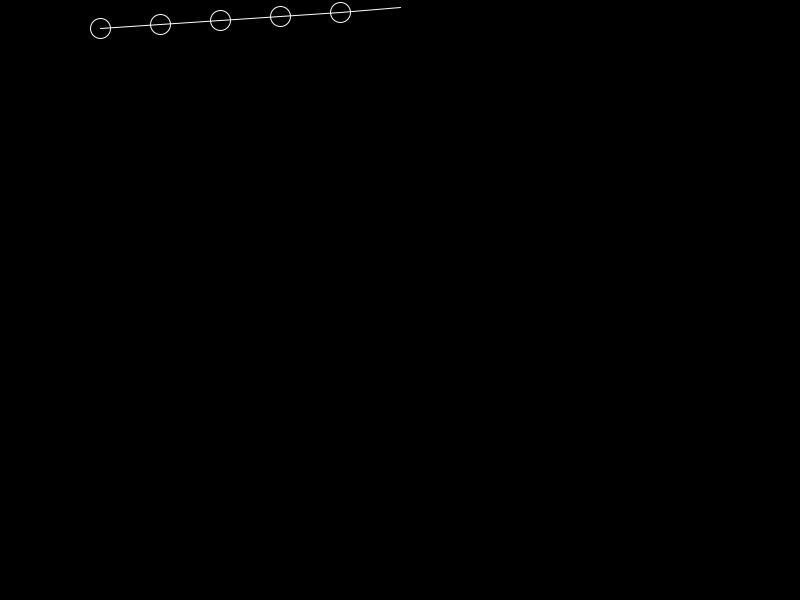
Frame 1 (no input)
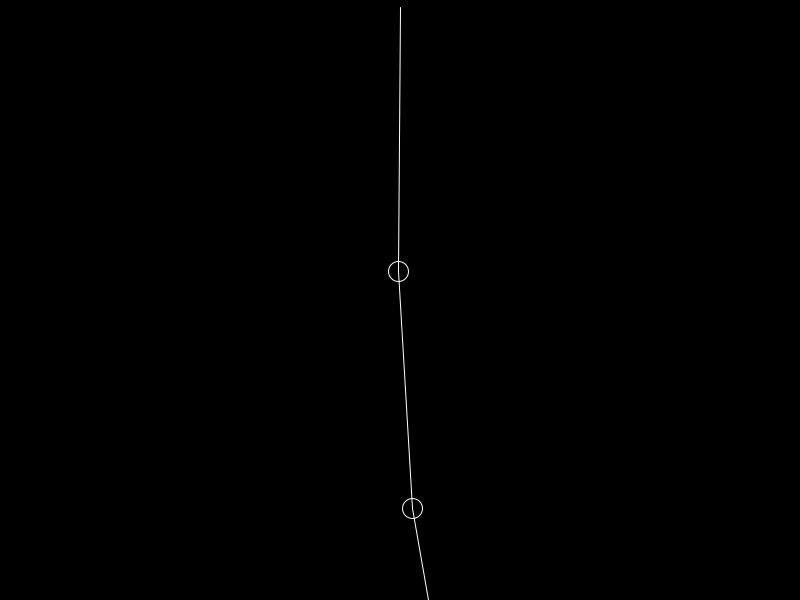
Frame 60 (the mouse pressed at the canvas centre just before this capture)
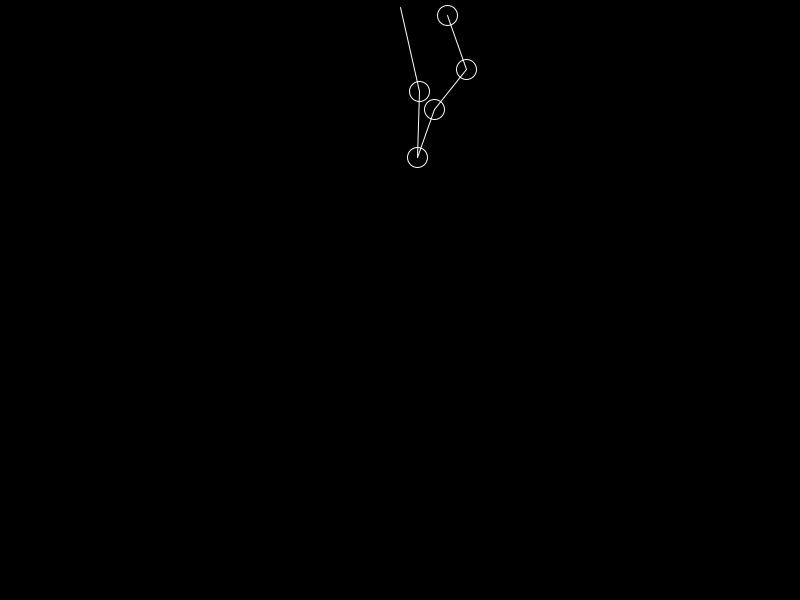
Frame 120 (the mouse held since frame 60 and released just before this capture)

The Processing sketch that drew these frames (run headless with seeded random() and noise(); from frame 60 on, the mouse is pressed at the canvas centre):

// Processing sketch: bane_huriko
// ── bane_huriko.pde

World world;

void setup() {
  size(800, 600);
  world = new World();
}

void draw() {
  background(0);
  world.update();
  world.draw();
}

class World {
  PVector g;
  
  Huriko h;
  
  World() {
    g = new PVector(0, .9);
    
    h = new Huriko(this, 5);
    
  }
  
  void update() {
    h.update();
    
  }
  
  void draw() {
    h.draw();
    
  }
  
}

class Huriko {
  World w;
  int n;
  Ball[] bs;
  Line[] ls;
  
  Huriko(World w, int n) {
    this.w = w;
    this.n = (n<1?1:n);
    
    bs = new Ball[this.n+1];
    ls = new Line[this.n];
    PVector p = new PVector(-300, 20);
    p.div(this.n);
    float m = 50.0/this.n;
    
    bs[0] = new Ball(w, new PVector(width/2, 7.5));
    for(int i=0;i<this.n;i++) {
      bs[i+1] = new Ball(w, PVector.add(bs[i].p, p), m);
      ls[i] = new Line(bs[i], bs[i+1], p.mag());
    }
    
  }
  
  Ball get_b(int i) {
   return bs[i];
  }
  
  Line get_l(int i) {
   return ls[i];
  }
  
  void update() {
    for(int i=0;i<n;i++) {
      get_l(i).update();
    }
    
    get_b(0).reset();
    for(int i=0;i<n;i++) {
      get_b(i+1).update();
      get_b(i+1).reset();
    }
    
  }
  
  void draw() {
    for(int i=0;i<n;i++) {
      get_l(i).draw();
      get_b(i+1).draw();
    }
    
  }
  
}

class Ball {
  World w;
  PVector p = new PVector(0, 0), 
  v = new PVector(0, 0), 
  f = new PVector(0, 0);
  float m=10.0;
  
  Ball(World w) {
    this.w = w;
  }
  
  Ball(World w, PVector p) {
    this.w = w;
    this.p = p;
  }
  
  Ball(World w, PVector p, float m) {
    this.w = w;
    this.p = p;
    this.m = m;
  }
  
  Ball(World w, PVector p, float m, PVector v) {
    this.w = w;
    this.p = p;
    this.v = v;
    this.m = m;
  }
  
  void update() {
    f.add(PVector.mult(w.g, m));
    f.div(m);
    v.add(f);
    p.add(v);
  }
  
  void reset() {
    f.set(0, 0, 0);
  }
  
  void draw() {
    stroke(255);
    noFill();
    ellipse(p.x, p.y, m*2, m*2);
  }
  
}

class Line {
  float l=50, k=.5;
  Ball b1, b2;
  
  Line(Ball b1, Ball b2, float l) {
    this.b1 = b1;
    this.b2 = b2;
    this.l = l;
  }
  
  void update() {
    PVector v = PVector.sub(b2.p, b1.p);
    float mk;
    
    mk = k*(v.mag()-l);
    v.normalize();
    v.mult(mk);
    
    b1.f.add(v);
    b2.f.sub(v);
    
  }
  
  void draw() {
    stroke(255);
    line(b1.p.x, b1.p.y, b2.p.x, b2.p.y);
  }
  
}
